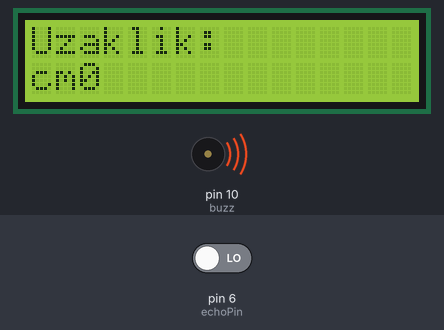
Bench run of a sketch on a simulated Arduino Uno, built with avr-gcc and run on an emulated ATmega328P. Parts: 16×2 character LCD, buzzer (waves = sounding). The inputs (shaded band) are chosen by the test bench; at power-on: pin 6 (echoPin) LOW.

Above: at 97.0 s.
Timing chart, 0 to 130.0 s (numbered marks = the images above):
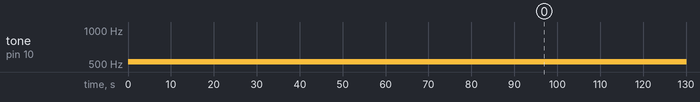

The sketch:

dijital_metre.ino
```cpp
#include  <LiquidCrystal.h>
int trigPin = 7;
int echoPin = 6;
int sure;
int uzaklik;
int buzz = 10;
int c = 523;
int rs = 12, en = 11, d4 = 5, d5 = 4, d6 = 3, d7 = 2;
LiquidCrystal lcd(rs, en, d4, d5, d6, d7);

void setup() {
  pinMode(trigPin, OUTPUT);
   pinMode(echoPin, INPUT);
   lcd.begin(16, 2);

}

void loop() {
digitalWrite(trigPin, LOW);
delayMicroseconds(5);
digitalWrite(trigPin, HIGH);
delayMicroseconds(10);
sure = pulseIn(echoPin, HIGH, 11600);
 uzaklik = sure * 0.0345 / 2;
lcd.clear();
lcd.setCursor(0, 0);
 lcd.print("Uzaklik:");
lcd.setCursor(0, 1);
lcd.print("cm");
lcd.print(uzaklik);
if (uzaklik < 20){
  tone(buzz, c);
  delay(100);
  noTone(buzz);
  delay(100);
}else{


      noTone (buzz);
    }
}
```

Measured:
- by itself, tone on pin 10 (buzz): alternates 523 Hz for 0.10 s and silent for 0.12 s
